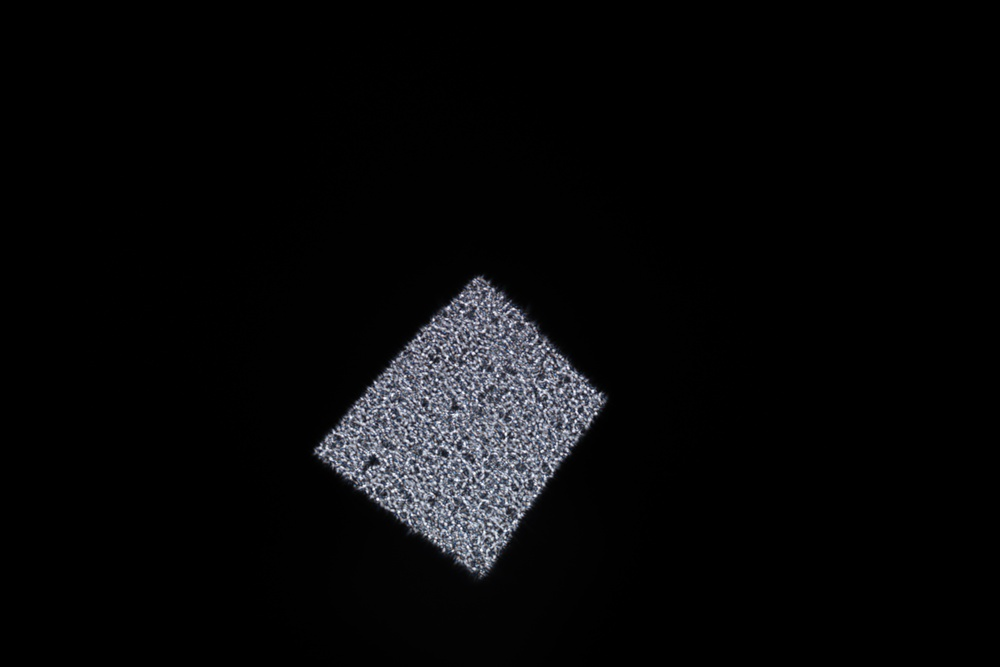
#> input picture CS 4660 (Computational Imaging Labs)/Lab 8/img/IMG_0273.JPG, 1000 x 667 px, shrunk from 6000 x 4000 before the run, found by its file name; the run also reads 1 picture not shown here
$ jupyter execute Lab8_starter.ipynb   (shell and % lines are left out)
#> lines starting #> are read from the running program, lines starting #| are printed output that depends on the picture
### CS 4660 (Computational Imaging Labs)/Lab 8/inverse_solver.py
"""InverseSolver for DiffuserCam reconstruction — Lab 8 starter code, build from Lab 7.

Fill in the TODO
"""

import numpy as np


class InverseSolver:
    """Reconstructs DiffuserCam images via iterative optimization.

    Supports gradient descent, ISTA, and FISTA algorithms with a
    pluggable proximal operator.

    Parameters:
        psf: Point spread function array (H, W, C).
        algorithm: 'gradient_descent', 'ista', or 'fista'.
        prox_fn: Proximal operator with signature
            prox_fn(x, lam, step_size) -> x_new.
            If None, no proximal operator is applied.
        num_iters: Number of iterations to run.
        step_size: Step size for gradient updates. If None,
            estimated automatically via power iteration.
        lam: Regularization parameter (passed to prox_fn).
        mask: Optional binary mask (H, W, C) for compressive
            sensing. If None, all pixels are used.
    """

    def __init__(
        self,
        psf,
        algorithm="gradient_descent",
        prox_fn=None,
        num_iters=200,
        step_size=None,
        lam=0.0,
        mask=None,
    ):
        assert algorithm in [
            "gradient_descent",
            "ista",
            "fista",
        ], f"Unknown algorithm: {algorithm}"

        self.h = psf / np.linalg.norm(psf)
        self.H = np.fft.fft2(
            np.fft.ifftshift(self.pad(self.h), axes=(0, 1)), axes=(0, 1), norm="ortho"
        )
        self.H_conj = np.conj(self.H)

        self.mask = mask

        if step_size is None:
            full_shape = (self.h.shape[0] * 2, self.h.shape[1] * 2, self.h.shape[2])
            L = self.power_iteration(full_shape)
            self.step_size = 1.0 / L
        else:
            self.step_size = step_size

        self.algorithm = algorithm
        self.prox_fn = prox_fn
        self.num_iters = num_iters
        self.lam = lam

    def __call__(self, y):
        """Run reconstruction on measurement y."""
        x = np.zeros((y.shape[0] * 2, y.shape[1] * 2, y.shape[2]))
        v = np.zeros_like(x)
        t = 1.0

        self.losses = []
        for i in range(self.num_iters):
            if self.algorithm == "gradient_descent":
                x, loss = self.gd_update(x, y)
            elif self.algorithm == "ista":
                x, loss = self.ista_update(x, y)
            elif self.algorithm == "fista":
                v, t, x, loss = self.fista_update(v, t, x, y)
            self.losses.append(loss)

        return self.crop(x)

    # ----------------------------------------------------------------
    # Provided helper methods
    # ----------------------------------------------------------------

    def pad(self, img):
        """Zero-pad image to 2x size."""
        return np.pad(
            img,
            (
                (img.shape[0] // 2, img.shape[0] // 2),
                (img.shape[1] // 2, img.shape[1] // 2),
                (0, 0),
            ),
            mode="constant",
        )

    def crop(self, img):
        """Crop padded image back to original size."""
        return img[
            img.shape[0] // 4 : -img.shape[0] // 4,
            img.shape[1] // 4 : -img.shape[1] // 4,
        ]

    def prox(self, x):
        """Apply the proximal operator if one was provided."""
        if self.prox_fn is None:
            return x
        return self.prox_fn(x, self.lam, self.step_size)

    # ----------------------------------------------------------------
    # Solutions
    # ----------------------------------------------------------------

    def A(self, x):
        """Forward model: A(x) = crop(IFFT(H * FFT(x)))."""
        X = np.fft.fft2(x, axes=(0, 1), norm="ortho")
        out = np.real(self.crop(np.fft.ifft2(X * self.H, axes=(0, 1), norm="ortho")))
        if self.mask is not None:
            out = out * self.mask
        return out

    def A_adjoint(self, y):
        """Adjoint: A*(y) = IFFT(conj(H) * FFT(pad(y)))."""
        if self.mask is not None:
            y = y * self.mask
        Y = np.fft.fft2(self.pad(y), axes=(0, 1), norm="ortho")
        return np.real(np.fft.ifft2(Y * self.H_conj, axes=(0, 1), norm="ortho"))

    def power_iteration(self, full_shape, num_iters=10):
        """Estimate largest eigenvalue of A*A."""
        bk = np.random.randn(*full_shape)
        for _ in range(num_iters):
            X = np.fft.fft2(bk, axes=(0, 1), norm="ortho")
            bk1 = np.real(np.fft.ifft2(X * self.H, axes=(0, 1), norm="ortho"))
            bk = bk1 / np.linalg.norm(bk1)
        X = np.fft.fft2(bk, axes=(0, 1), norm="ortho")
        Mbk = np.real(np.fft.ifft2(X * self.H, axes=(0, 1), norm="ortho"))
        return np.dot(bk.ravel(), Mbk.ravel()) / np.dot(bk.ravel(), bk.ravel())

    def gd_update(self, x, y):
        """One gradient descent step."""
        error = self.A(x) - y
        x = x - self.step_size * self.A_adjoint(error)
        return x, self.loss(error)

    def ista_update(self, x, y):
        """One ISTA (proximal gradient) step.

        w = x - step_size * A_adjoint(A(x) - y)
        x_new = prox(w)

        Args:
            x: Current estimate (2H, 2W, C)
            y: Measurement (H, W, C)
        Returns:
            (x_new, loss) where loss = self.loss(error)
        """
        w = x - self.step_size * self.A_adjoint(self.A(x) - y)
        x_new = self.prox(w)
        return x_new, self.loss(self.A(x_new) - y)

    def fista_update(self, v, t, x, y):
        """One FISTA (accelerated proximal gradient) step.

        w = v - step_size * A_adjoint(A(v) - y)
        x_new = prox(w)
        t_new = (1 + sqrt(1 + 4*t^2)) / 2
        beta = (t - 1) / t_new
        v_new = x_new + beta * (x_new - x)

        Args:
            v: Momentum variable (2H, 2W, C)
            t: Acceleration parameter (float)
            x: Current estimate (2H, 2W, C)
            y: Measurement (H, W, C)
        Returns:
            (v_new, t_new, x_new, loss) tuple
        """
        x_new = self.prox(v - self.step_size * self.A_adjoint(self.A(v) - y))
        t_new = (1 + np.sqrt(1 + 4 * t**2)) / 2
        beta = (t - 1) / t_new
        v_new = x_new + beta * (x_new - x)
        loss = self.loss(self.A(x_new) - y)
        return (v_new, t_new, x_new, loss)

    def prox_nonneg(x, lam, step_size):
        """Proximal operator for non-negativity constraint."""
        return np.maximum(x, 0)

    def loss(self, error):
        """Compute 0.5 * ||error||^2."""
        return 0.5 * np.linalg.norm(error) ** 2


# [12 lines left out: function adjoint_test, not called in this run]

### CS 4660 (Computational Imaging Labs)/Lab 8/priors.py
"""Prior / proximal operator functions — Lab 8 starter code.

These functions are proximal operators that can be passed to
InverseSolver as the prox_fn argument. Each has the signature:

    prox_fn(x, lam, step_size) -> x_new

Fill in the functions marked TODO to complete the lab.

Usage:
    from priors import prox_nonneg, prox_tv
    from inverse_solver import InverseSolver

    solver = InverseSolver(psf, algorithm='fista',
                           prox_fn=prox_tv, lam=1e-4)
    x_hat = solver(y)
"""

import numpy as np


# ----------------------------------------------------------------
# Soft thresholding
# ----------------------------------------------------------------


def soft_thresh(z, threshold):
    """Soft-thresholding operator.

    Shrinks all values toward zero by `threshold`. Values with
    magnitude less than `threshold` become exactly zero:

        soft(z, t) = sign(z) * max(|z| - t, 0)

    Args:
        z: Input array
        threshold: Threshold value (>= 0)
    Returns:
        Soft-thresholded array (same shape as z)
    """
    # TODO
    return np.sign(z) * np.maximum(np.abs(z) - threshold, 0)


# ----------------------------------------------------------------
# Proximal operators
# ----------------------------------------------------------------


def prox_native(x, lam, step_size):
    """Native (pixel-domain) sparsity proximal operator.

    Combines non-negativity and L1 sparsity using a proximal
    average:

        prox(x) = 0.5 * (max(x, 0) + soft_thresh(x, lam * step))

    Args:
        x: Input image
        lam: Regularization parameter
        step_size: Step size (1/L)
    Returns:
        Result of applying the proximal operator
    """
    # TODO: use soft_thresh and prox_nonneg
    return 0.5 * (np.maximum(x, 0) + soft_thresh(x, lam * step_size))

### CS 4660 (Computational Imaging Labs)/Lab 8/Lab8_starter.ipynb
[cell 1]
import matplotlib.pyplot as plt
import numpy as np
from inverse_solver import InverseSolver

psf = (plt.imread('img/IMG_0273.jpg').astype(np.float64)) / 255.0
dif = (plt.imread('img/IMG_0276.jpg').astype(np.float64)) / 255.0
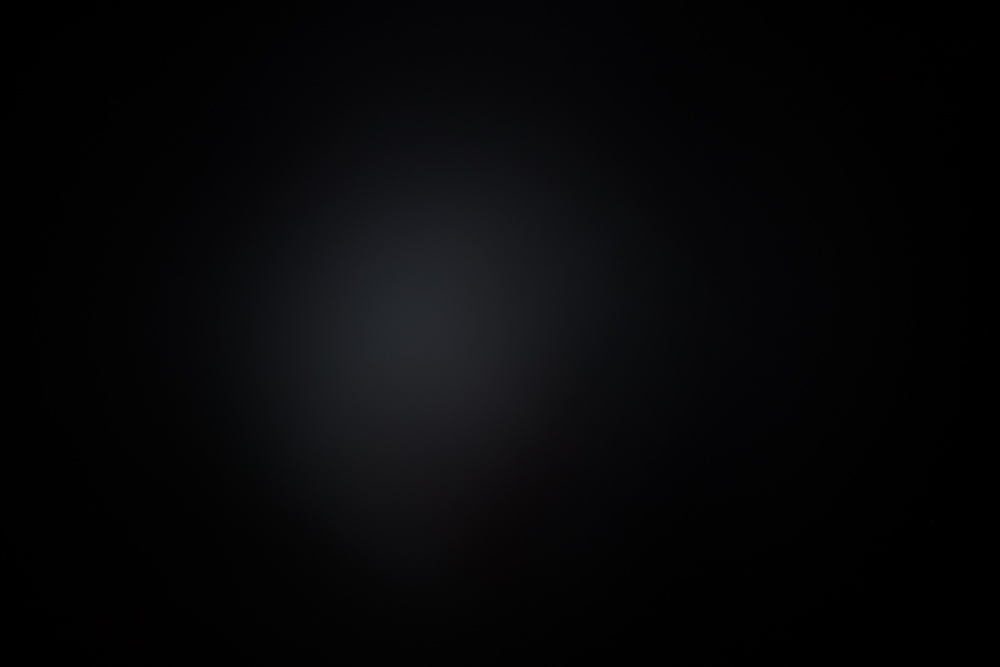
#> input picture CS 4660 (Computational Imaging Labs)/Lab 8/img/IMG_0276.JPG, 1000 x 667 px, shrunk from 6000 x 4000 before the run, found by its file name
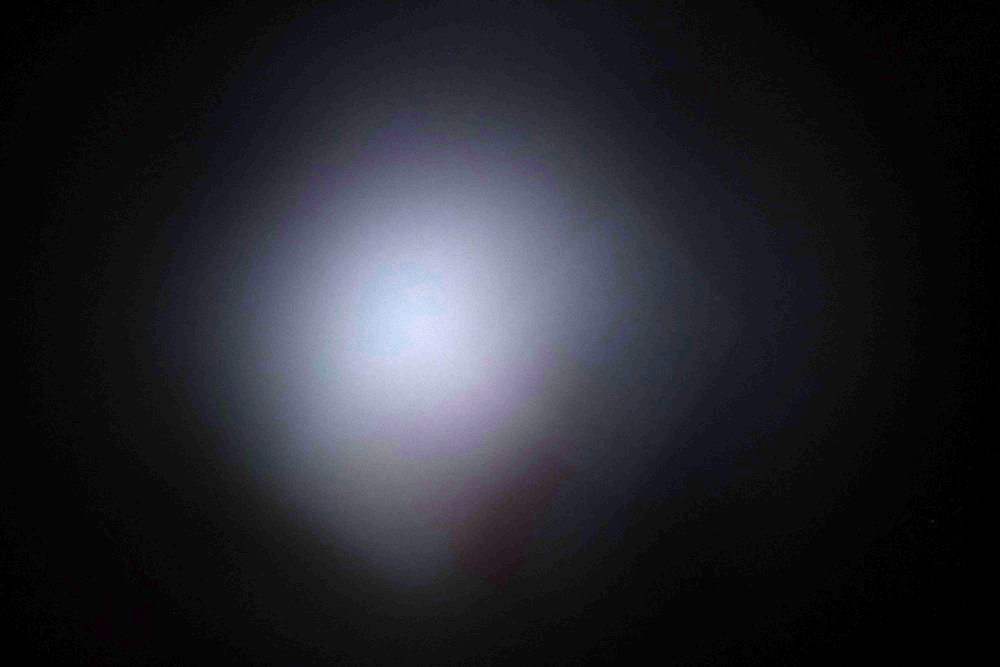
#> dif: shape (667, 1000, 3) float64; mean R, G, B 0.0271, 0.0275, 0.0322; drawn with min black and max white

psf = psf[::20, ::20, :]
#> psf: shape (34, 50, 3) float64
y = dif[::20, ::20, :]

solver = InverseSolver(
    psf,
    algorithm="gradient_descent",
    num_iters=200,
)
#> after the loop in power_iteration, `for _ in range(num_iters):`:
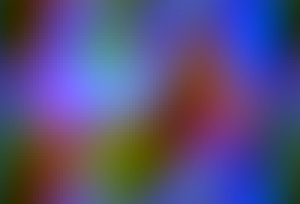
#> bk: shape (68, 100, 3) float64 (shown 3 times larger); mean of channels 0, 1, 2 -0.00106, -0.00215, 0.00496; drawn with min black and max white
#> in power_iteration, `Mbk = np.real(np.fft.ifft2(X * self.H, axes=(0, 1), norm="ortho"))`:
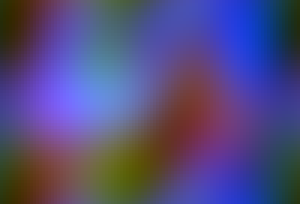
#> Mbk: shape (68, 100, 3) float64 (shown 3 times larger); mean of channels 0, 1, 2 -7.49e-05, -0.000156, 0.000396; drawn with min black and max white
#> in __init__, `L = self.power_iteration(full_shape)`: L = 0.0697
#> in __init__, `self.step_size = 1.0 / L`: self.step_size = 14.36

gd = solver(y)
#> the loop in __call__, `for i in range(self.num_iters):` made 200 passes
#> loss on passes 1 to 12: 5.42, 4.73, 4.14, 3.63, 3.19, 2.8, 2.46, 2.17, 1.91, 1.69, 1.49, 1.32
#> after the loop in __call__, `for i in range(self.num_iters):`: v: shape (68, 100, 3) float64; every value is 0
#> after the loop in __call__, `for i in range(self.num_iters):`:
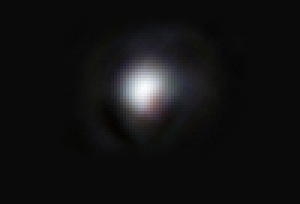
#> x: shape (68, 100, 3) float64 (shown 3 times larger); mean R, G, B 0.0992, 0.0982, 0.105; drawn with min black and max white
#> after the loop in __call__, `for i in range(self.num_iters):`: self.losses = 200 values, max 5.42 at index 0, min 0.0114 at index 199, mean 0.248

gd = (gd - gd.min()) / (gd.max() + 1e-8)

plt.imshow(gd)

plt.figure()
plt.plot(solver.losses)
plt.title("Loss Curve (Gradient Descent)")
plt.xlabel("Iteration")
plt.ylabel("Loss")
plt.grid(True)
plt.show()
#> figure, not shown here; curve peaks at x = 0, y = 5.42

[cell 2]
import matplotlib.pyplot as plt

psf = (plt.imread('img/IMG_0273.jpg').astype(np.float64)) / 255.0
dif = (plt.imread('img/IMG_0276.jpg').astype(np.float64)) / 255.0

psf = psf[::20, ::20, :]
y = dif[::20, ::20, :]

solver = InverseSolver(
    psf,
    algorithm="ista",
    num_iters=200,
    prox_fn=InverseSolver.prox_nonneg,
    lam = 1e-2
)
#> call 2 of power_iteration, with full_shape = (68, 100, 3), num_iters = 10
#> after the loop in power_iteration (call 2), `for _ in range(num_iters):`:
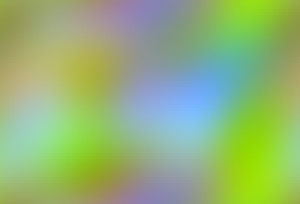
#> bk: shape (68, 100, 3) float64 (shown 3 times larger); mean of channels 0, 1, 2 -0.00221, 0.00293, -0.00646; drawn with min black and max white
#> in power_iteration (call 2), `Mbk = np.real(np.fft.ifft2(X * self.H, axes=(0, 1), norm="ortho"))`:
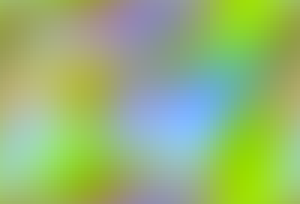
#> Mbk: shape (68, 100, 3) float64 (shown 3 times larger); mean of channels 0, 1, 2 -0.000156, 0.000212, -0.000515; drawn with min black and max white

ista = solver(y)
#> the loop in __call__ (call 2), `for i in range(self.num_iters):` made 200 passes
#> loss on passes 1 to 12: 4.75, 4.17, 3.67, 3.23, 2.85, 2.51, 2.22, 1.97, 1.74, 1.54, 1.37, 1.22

ista = (ista - ista.min()) / (ista.max() + 1e-8)


plt.imshow(ista)

plt.figure()
plt.plot(solver.losses)
plt.title("Loss Curve (Gradient Descent)")
plt.xlabel("Iteration")
plt.ylabel("Loss")
plt.grid(True)
plt.show()
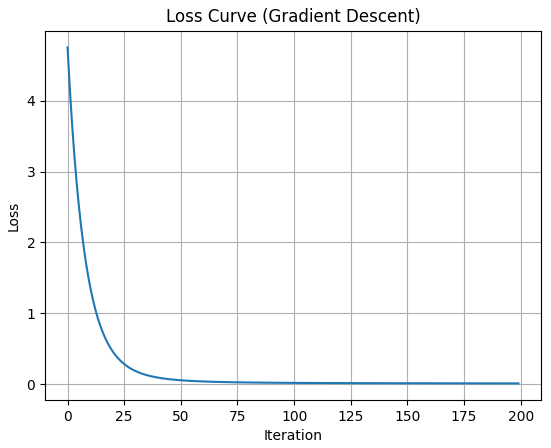
#> figure drawn by matplotlib, 1 panel; curve peaks at x = 0, y = 4.75

[cell 3]
psf = (plt.imread('img/IMG_0272.jpg').astype(np.float64)) / 255.0
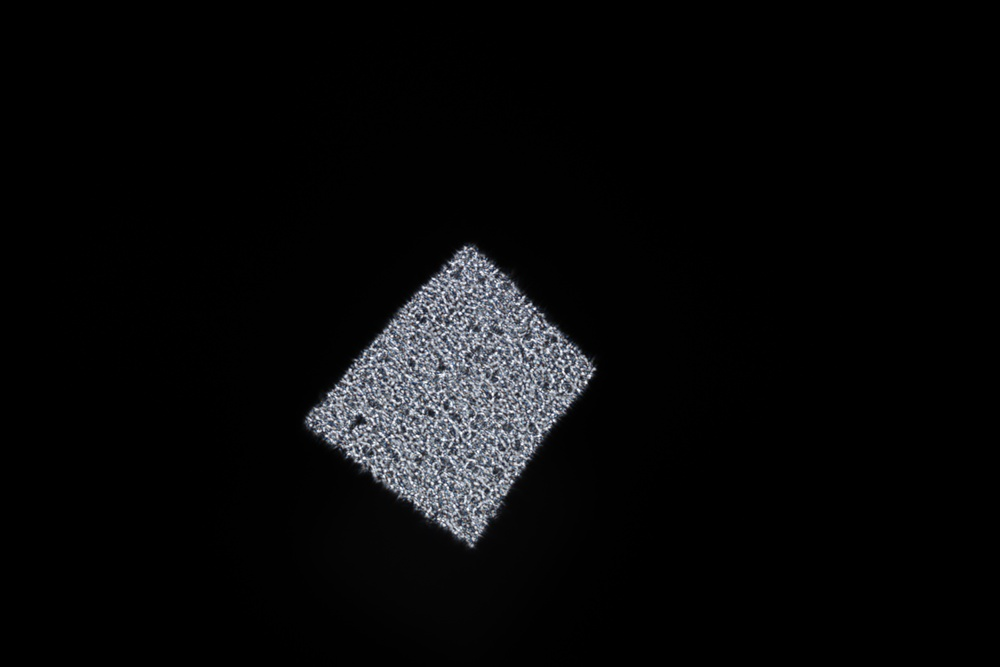
#> input picture CS 4660 (Computational Imaging Labs)/Lab 8/img/IMG_0272.JPG, 1000 x 667 px, shrunk from 6000 x 4000 before the run, found by its file name
#> psf: shape (667, 1000, 3) float64
dif = (plt.imread('img/IMG_0274.jpg').astype(np.float64)) / 255.0

psf = psf[::20, ::20, :]
#> psf: shape (34, 50, 3) float64
y = dif[::20, ::20, :]

solver = InverseSolver(
    psf,
    algorithm="fista",
    num_iters=200,
    prox_fn=InverseSolver.prox_nonneg,
    lam = 1e-2
)
#> the loop in power_iteration (call 3), `for _ in range(num_iters):` made 10 passes
#> pass 1, in power_iteration (call 3), `bk1 = np.real(np.fft.ifft2(X * self.H, axes=(0, 1), norm="ortho"))`:
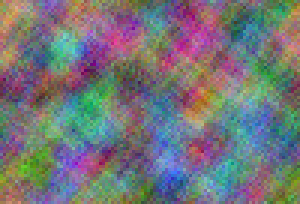
#> bk1: shape (68, 100, 3) float64 (shown 3 times larger); mean of channels 0, 1, 2 -0.000423, -0.00017, 0.000667; drawn with min black and max white

fista = solver(y)

fista = (fista - fista.min()) / (fista.max() + 1e-8)

plt.imshow(fista)

plt.figure()
plt.plot(solver.losses)
plt.title("Loss Curve (Gradient Descent)")
plt.xlabel("Iteration")
plt.ylabel("Loss")
plt.grid(True)
plt.show()

[cell 4]
f, axarr = plt.subplots(1, 3, figsize=(15, 5))
axarr[0].imshow(gd)
axarr[1].imshow(ista)
axarr[2].imshow(fista)

[cell 5]
def run_experiment(solver_type, y_measurement, psf_data):
    # Initialize solver
    solver = InverseSolver(
        psf=psf_data,
        algorithm=solver_type,
        prox_fn=InverseSolver.prox_nonneg,
        num_iters=1
    )

    x = np.zeros((y_measurement.shape[0] * 2, y_measurement.shape[1] * 2, y_measurement.shape[2]))
    v = np.zeros_like(x)
    t = 1.0

    loss_history = []
    max_iters = 500
    epsilon = 1e-3

    for i in range(max_iters):
        # Call the specific update methods from your class
        if solver_type == "gradient_descent":
            x, loss = solver.gd_update(x, y_measurement)
        elif solver_type == "ista":
            x, loss = solver.ista_update(x, y_measurement)
        elif solver_type == "fista":
            v, t, x, loss = solver.fista_update(v, t, x, y_measurement)

        loss_history.append(loss)

        # Convergence Check
        if i > 0:
            rel_change = abs(loss_history[-1] - loss_history[-2]) / loss_history[-2]
            if rel_change < epsilon:
                print(f"  -> Converged in {i+1} iterations.")
                break
#> this loop made 340 passes
#> (t_new in fista_update, beta in fista_update, loss, t, rel_change) on passes 2 to 13: (2.19, 0.282, 8.94, 2.19, 0.123), (2.75, 0.434, 7.55, 2.75, 0.155), (3.29, 0.531, 6.14, 3.29, 0.186), (3.83, 0.599, 4.81, 3.83, 0.217), (4.37, 0.649, 3.62, 4.37, 0.247), (4.89, 0.688, 2.62, 4.89, 0.276), (5.42, 0.718, 1.82, 5.42, 0.306), (5.94, 0.744, 1.21, 5.94, 0.334), (6.46, 0.765, 0.78, 6.46, 0.357), (6.98, 0.782, 0.49, 6.98, 0.371), (7.5, 0.798, 0.311, 7.5, 0.365), (8.02, 0.811, 0.21, 8.02, 0.324)
#> (loss, t) on pass 1: (10.19, 1.62)

    return solver.crop(x), loss_history, i+1

_, _, fista_iters = run_experiment("fista", y, psf)
_, _, ista_iters = run_experiment("ista", y, psf)

print(f"FISTA converged in {fista_iters} iterations.")
#| FISTA converged in 340 iterations.
print(f"ISTA converged in {ista_iters} iterations.")
#| ISTA converged in 392 iterations.

FISTA Sparsity + Non-Negativity

[cell 6]
from priors import prox_native
psf = (plt.imread('img/IMG_0272.jpg').astype(np.float64)) / 255.0
dif = (plt.imread('img/IMG_0274.jpg').astype(np.float64)) / 255.0

psf = psf[::20, ::20, :]
y = dif[::20, ::20, :]

lambdas = [1e-4, 1e-3, 1e-2, 1e-1, 1]

fig, axes = plt.subplots(len(lambdas), 2, figsize=(10, 4*len(lambdas)))

for i, lam in enumerate(lambdas):
    solver = InverseSolver(psf, algorithm="fista", num_iters=200, prox_fn=prox_native, lam=lam)
    fista = solver(y)
    fista = (fista - fista.min()) / (fista.max() + 1e-8)

    axes[i, 0].imshow(fista)
    axes[i, 0].set_title(f"λ = {lam}")
    axes[i, 0].axis('off')

    axes[i, 1].plot(solver.losses)
    axes[i, 1].set_title(f"Loss Curve λ = {lam}")
    axes[i, 1].set_xlabel("Iteration")
    axes[i, 1].set_ylabel("Loss")
    axes[i, 1].grid(True)

plt.tight_layout()
plt.show()
